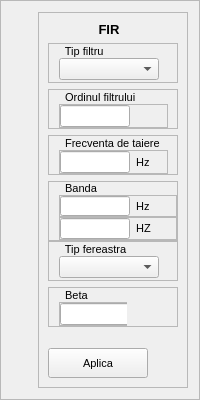
               <widget class="QFrame" name="frame_FIR">
                <property name="minimumSize">
                 <size>
                  <width>0</width>
                  <height>400</height>
                 </size>
                </property>
                <property name="maximumSize">
                 <size>
                  <width>16777215</width>
                  <height>400</height>
                 </size>
                </property>
                <property name="frameShape">
                 <enum>QFrame::StyledPanel</enum>
                </property>
                <property name="frameShadow">
                 <enum>QFrame::Raised</enum>
                </property>
                <layout class="QHBoxLayout" name="horizontalLayout_13">
                 <item>
                  <widget class="FIRWidget" name="plotFIR" native="true"/>
                 </item>
                 <item>
                  <widget class="QFrame" name="settingsFIR">
                   <property name="minimumSize">
                    <size>
                     <width>150</width>
                     <height>0</height>
                    </size>
                   </property>
                   <property name="maximumSize">
                    <size>
                     <width>150</width>
                     <height>16777215</height>
                    </size>
                   </property>
                   <property name="font">
                    <font>
                     <pointsize>8</pointsize>
                    </font>
                   </property>
                   <property name="frameShape">
                    <enum>QFrame::StyledPanel</enum>
                   </property>
                   <property name="frameShadow">
                    <enum>QFrame::Raised</enum>
                   </property>
                   <layout class="QVBoxLayout" name="verticalLayout_17">
                    <item>
                     <widget class="QLabel" name="label_FIR">
                      <property name="font">
                       <font>
                        <pointsize>10</pointsize>
                        <weight>75</weight>
                        <bold>true</bold>
                       </font>
                      </property>
                      <property name="text">
                       <string>              FIR</string>
                      </property>
                     </widget>
                    </item>
                    <item>
                     <widget class="QFrame" name="frame_tipFiltruFIR">
                      <property name="minimumSize">
                       <size>
                        <width>0</width>
                        <height>40</height>
                       </size>
                      </property>
                      <property name="maximumSize">
                       <size>
                        <width>16777215</width>
                        <height>40</height>
                       </size>
                      </property>
                      <property name="frameShape">
                       <enum>QFrame::StyledPanel</enum>
                      </property>
                      <property name="frameShadow">
                       <enum>QFrame::Raised</enum>
                      </property>
                      <layout class="QVBoxLayout" name="verticalLayout_18">
                       <property name="spacing">
                        <number>0</number>
                       </property>
                       <property name="leftMargin">
                        <number>10</number>
                       </property>
                       <property name="topMargin">
                        <number>0</number>
                       </property>
                       <property name="bottomMargin">
                        <number>2</number>
                       </property>
                       <item>
                        <widget class="QLabel" name="label_11">
                         <property name="text">
                          <string>  Tip filtru</string>
                         </property>
                        </widget>
                       </item>
                       <item>
                        <widget class="QComboBox" name="comboBox_tipFiltruFIR">
                         <property name="minimumSize">
                          <size>
                           <width>100</width>
                           <height>0</height>
                          </size>
                         </property>
                         <property name="maximumSize">
                          <size>
                           <width>100</width>
                           <height>16777215</height>
                          </size>
                         </property>
                        </widget>
                       </item>
                      </layout>
                     </widget>
                    </item>
                    <item>
                     <widget class="QFrame" name="frame_ordinFiltruFIR">
                      <property name="minimumSize">
                       <size>
                        <width>0</width>
                        <height>40</height>
                       </size>
                      </property>
                      <property name="maximumSize">
                       <size>
                        <width>16777215</width>
                        <height>40</height>
                       </size>
                      </property>
                      <property name="frameShape">
                       <enum>QFrame::StyledPanel</enum>
                      </property>
                      <property name="frameShadow">
                       <enum>QFrame::Raised</enum>
                      </property>
                      <layout class="QVBoxLayout" name="verticalLayout_19">
                       <property name="spacing">
                        <number>0</number>
                       </property>
                       <property name="leftMargin">
                        <number>10</number>
                       </property>
                       <property name="topMargin">
                        <number>0</number>
                       </property>
                       <property name="bottomMargin">
                        <number>0</number>
                       </property>
                       <item>
                        <widget class="QLabel" name="label_2">
                         <property name="text">
                          <string>  Ordinul filtrului</string>
                         </property>
                        </widget>
                       </item>
                       <item>
                        <widget class="QFrame" name="frame_4">
                         <property name="frameShape">
                          <enum>QFrame::StyledPanel</enum>
                         </property>
                         <property name="frameShadow">
                          <enum>QFrame::Raised</enum>
                         </property>
                         <layout class="QHBoxLayout" name="horizontalLayout_14">
                          <property name="spacing">
                           <number>0</number>
                          </property>
                          <property name="leftMargin">
                           <number>0</number>
                          </property>
                          <property name="topMargin">
                           <number>0</number>
                          </property>
                          <property name="rightMargin">
                           <number>70</number>
                          </property>
                          <property name="bottomMargin">
                           <number>0</number>
                          </property>
                          <item>
                           <widget class="QLineEdit" name="lineEdit_ordinFIR">
                            <property name="minimumSize">
                             <size>
                              <width>70</width>
                              <height>0</height>
                             </size>
                            </property>
                            <property name="maximumSize">
                             <size>
                              <width>70</width>
                              <height>16777215</height>
                             </size>
                            </property>
                           </widget>
                          </item>
                         </layout>
                        </widget>
                       </item>
                      </layout>
                     </widget>
                    </item>
                    <item>
                     <widget class="QFrame" name="frame_frecTaiereFIR">
                      <property name="minimumSize">
                       <size>
                        <width>0</width>
                        <height>40</height>
                       </size>
                      </property>
                      <property name="maximumSize">
                       <size>
                        <width>16777215</width>
                        <height>40</height>
                       </size>
                      </property>
                      <property name="frameShape">
                       <enum>QFrame::StyledPanel</enum>
                      </property>
                      <property name="frameShadow">
                       <enum>QFrame::Raised</enum>
                      </property>
                      <layout class="QVBoxLayout" name="verticalLayout_20">
                       <property name="spacing">
                        <number>0</number>
                       </property>
                       <property name="leftMargin">
                        <number>10</number>
                       </property>
                       <property name="topMargin">
                        <number>0</number>
                       </property>
                       <property name="bottomMargin">
                        <number>0</number>
                       </property>
                       <item>
                        <widget class="QLabel" name="label_3">
                         <property name="text">
                          <string>  Frecventa de taiere</string>
                         </property>
                        </widget>
                       </item>
                       <item>
                        <widget class="QFrame" name="frame_6">
                         <property name="frameShape">
                          <enum>QFrame::StyledPanel</enum>
                         </property>
                         <property name="frameShadow">
                          <enum>QFrame::Raised</enum>
                         </property>
                         <layout class="QHBoxLayout" name="horizontalLayout_15">
                          <property name="spacing">
                           <number>0</number>
                          </property>
                          <property name="leftMargin">
                           <number>0</number>
                          </property>
                          <property name="topMargin">
                           <number>0</number>
                          </property>
                          <property name="bottomMargin">
                           <number>0</number>
                          </property>
                          <item>
                           <widget class="QLineEdit" name="lineEdit_frecTaiereFIR">
                            <property name="minimumSize">
                             <size>
                              <width>70</width>
                              <height>0</height>
                             </size>
                            </property>
                            <property name="maximumSize">
                             <size>
                              <width>70</width>
                              <height>16777215</height>
                             </size>
                            </property>
                           </widget>
                          </item>
                          <item>
                           <widget class="QLabel" name="label_4">
                            <property name="text">
                             <string>  Hz</string>
                            </property>
                           </widget>
                          </item>
                         </layout>
                        </widget>
                       </item>
                      </layout>
                     </widget>
                    </item>
                    <item>
                     <widget class="QFrame" name="frame_bandaFIR">
                      <property name="minimumSize">
                       <size>
                        <width>0</width>
                        <height>60</height>
                       </size>
                      </property>
                      <property name="maximumSize">
                       <size>
                        <width>16777215</width>
                        <height>60</height>
                       </size>
                      </property>
                      <property name="frameShape">
                       <enum>QFrame::StyledPanel</enum>
                      </property>
                      <property name="frameShadow">
                       <enum>QFrame::Raised</enum>
                      </property>
                      <layout class="QVBoxLayout" name="verticalLayout_21">
                       <property name="spacing">
                        <number>0</number>
                       </property>
                       <property name="leftMargin">
                        <number>10</number>
                       </property>
                       <property name="topMargin">
                        <number>0</number>
                       </property>
                       <property name="rightMargin">
                        <number>0</number>
                       </property>
                       <property name="bottomMargin">
                        <number>0</number>
                       </property>
                       <item>
                        <widget class="QLabel" name="label">
                         <property name="text">
                          <string>  Banda</string>
                         </property>
                        </widget>
                       </item>
                       <item>
                        <widget class="QFrame" name="frame_8">
                         <property name="frameShape">
                          <enum>QFrame::StyledPanel</enum>
                         </property>
                         <property name="frameShadow">
                          <enum>QFrame::Raised</enum>
                         </property>
                         <layout class="QHBoxLayout" name="horizontalLayout_16">
                          <property name="spacing">
                           <number>0</number>
                          </property>
                          <property name="leftMargin">
                           <number>0</number>
                          </property>
                          <property name="topMargin">
                           <number>0</number>
                          </property>
                          <property name="rightMargin">
                           <number>0</number>
                          </property>
                          <property name="bottomMargin">
                           <number>0</number>
                          </property>
                          <item>
                           <widget class="QLineEdit" name="lineEdit_bandaStartFIR">
                            <property name="minimumSize">
                             <size>
                              <width>70</width>
                              <height>0</height>
                             </size>
                            </property>
                            <property name="maximumSize">
                             <size>
                              <width>70</width>
                              <height>16777215</height>
                             </size>
                            </property>
                           </widget>
                          </item>
                          <item>
                           <widget class="QLabel" name="label_5">
                            <property name="text">
                             <string>  Hz</string>
                            </property>
                           </widget>
                          </item>
                         </layout>
                        </widget>
                       </item>
                       <item>
                        <widget class="QFrame" name="frame_9">
                         <property name="frameShape">
                          <enum>QFrame::StyledPanel</enum>
                         </property>
                         <property name="frameShadow">
                          <enum>QFrame::Raised</enum>
                         </property>
                         <layout class="QHBoxLayout" name="horizontalLayout_17">
                          <property name="spacing">
                           <number>0</number>
                          </property>
                          <property name="leftMargin">
                           <number>0</number>
                          </property>
                          <property name="topMargin">
                           <number>0</number>
                          </property>
                          <property name="rightMargin">
                           <number>0</number>
                          </property>
                          <property name="bottomMargin">
                           <number>0</number>
                          </property>
                          <item>
                           <widget class="QLineEdit" name="lineEdit_bandaStopFIR">
                            <property name="minimumSize">
                             <size>
                              <width>70</width>
                              <height>0</height>
                             </size>
                            </property>
                            <property name="maximumSize">
                             <size>
                              <width>70</width>
                              <height>16777215</height>
                             </size>
                            </property>
                           </widget>
                          </item>
                          <item>
                           <widget class="QLabel" name="label_6">
                            <property name="text">
                             <string>  HZ</string>
                            </property>
                           </widget>
                          </item>
                         </layout>
                        </widget>
                       </item>
                      </layout>
                     </widget>
                    </item>
                    <item>
                     <widget class="QFrame" name="frame_fereastraFIR">
                      <property name="minimumSize">
                       <size>
                        <width>0</width>
                        <height>40</height>
                       </size>
                      </property>
                      <property name="maximumSize">
                       <size>
                        <width>16777215</width>
                        <height>40</height>
                       </size>
                      </property>
                      <property name="frameShape">
                       <enum>QFrame::StyledPanel</enum>
                      </property>
                      <property name="frameShadow">
                       <enum>QFrame::Raised</enum>
                      </property>
                      <layout class="QVBoxLayout" name="verticalLayout_22">
                       <property name="spacing">
                        <number>0</number>
                       </property>
                       <property name="leftMargin">
                        <number>10</number>
                       </property>
                       <property name="topMargin">
                        <number>0</number>
                       </property>
                       <property name="bottomMargin">
                        <number>2</number>
                       </property>
                       <item>
                        <widget class="QLabel" name="label_12">
                         <property name="text">
                          <string>  Tip fereastra</string>
                         </property>
                        </widget>
                       </item>
                       <item>
                        <widget class="QComboBox" name="comboBox_tipFereastraFIR">
                         <property name="minimumSize">
                          <size>
                           <width>100</width>
                           <height>0</height>
                          </size>
                         </property>
                         <property name="maximumSize">
                          <size>
                           <width>100</width>
                           <height>16777215</height>
                          </size>
                         </property>
                        </widget>
                       </item>
                      </layout>
                     </widget>
                    </item>
                    <item>
                     <widget class="QFrame" name="frame_betaFIR">
                      <property name="minimumSize">
                       <size>
                        <width>0</width>
                        <height>40</height>
                       </size>
                      </property>
                      <property name="maximumSize">
                       <size>
                        <width>16777215</width>
                        <height>40</height>
                       </size>
                      </property>
                      <property name="frameShape">
                       <enum>QFrame::StyledPanel</enum>
                      </property>
                      <property name="frameShadow">
                       <enum>QFrame::Raised</enum>
                      </property>
                      <layout class="QVBoxLayout" name="verticalLayout_23">
                       <property name="spacing">
                        <number>0</number>
                       </property>
                       <property name="leftMargin">
                        <number>10</number>
                       </property>
                       <property name="topMargin">
                        <number>0</number>
                       </property>
                       <property name="rightMargin">
                        <number>50</number>
                       </property>
                       <property name="bottomMargin">
                        <number>0</number>
                       </property>
                       <item>
                        <widget class="QLabel" name="label_9">
                         <property name="text">
                          <string>  Beta</string>
                         </property>
                        </widget>
                       </item>
                       <item>
                        <widget class="QFrame" name="frame_11">
                         <property name="frameShape">
                          <enum>QFrame::StyledPanel</enum>
                         </property>
                         <property name="frameShadow">
                          <enum>QFrame::Raised</enum>
                         </property>
                         <layout class="QHBoxLayout" name="horizontalLayout_18">
                          <property name="spacing">
                           <number>0</number>
                          </property>
                          <property name="leftMargin">
                           <number>0</number>
                          </property>
                          <property name="topMargin">
                           <number>0</number>
                          </property>
                          <property name="bottomMargin">
                           <number>0</number>
                          </property>
                          <item>
                           <widget class="QLineEdit" name="lineEdit_betaFIR">
                            <property name="minimumSize">
                             <size>
                              <width>70</width>
                              <height>0</height>
                             </size>
                            </property>
                            <property name="maximumSize">
                             <size>
                              <width>70</width>
                              <height>16777215</height>
                             </size>
                            </property>
                           </widget>
                          </item>
                         </layout>
                        </widget>
                       </item>
                      </layout>
                     </widget>
                    </item>
                    <item>
                     <spacer name="horizontalSpacer">
                      <property name="orientation">
                       <enum>Qt::Horizontal</enum>
                      </property>
                      <property name="sizeHint" stdset="0">
                       <size>
                        <width>40</width>
                        <height>15</height>
                       </size>
                      </property>
                     </spacer>
                    </item>
                    <item>
                     <widget class="QPushButton" name="pushButton_aplicaFIR">
                      <property name="minimumSize">
                       <size>
                        <width>100</width>
                        <height>30</height>
                       </size>
                      </property>
                      <property name="maximumSize">
                       <size>
                        <width>100</width>
                        <height>30</height>
                       </size>
                      </property>
                      <property name="text">
                       <string>Aplica</string>
                      </property>
                     </widget>
                    </item>
                   </layout>
                  </widget>
                 </item>
                </layout>
               </widget>
